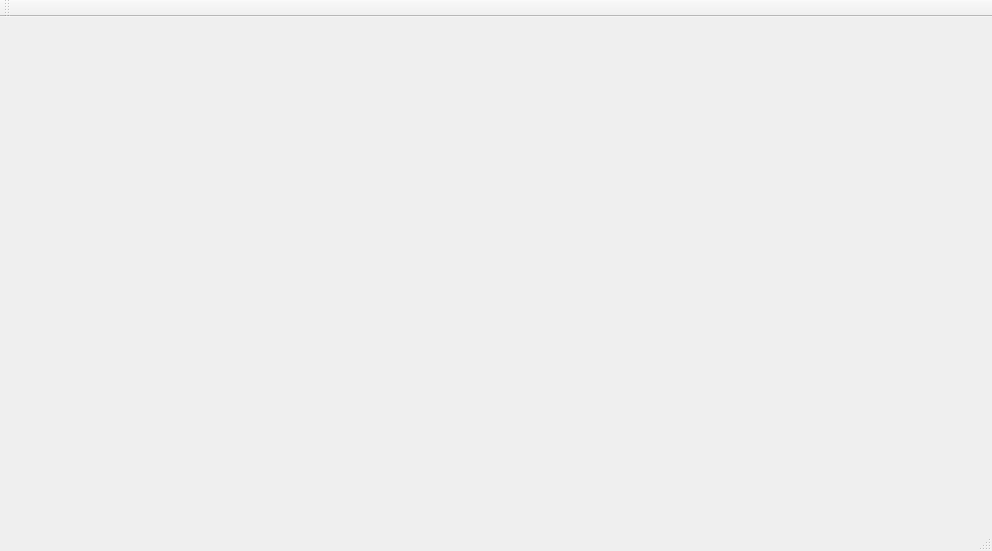
<?xml version="1.0" encoding="UTF-8"?>
<ui version="4.0">
 <class>MainWindow</class>
 <widget class="QMainWindow" name="MainWindow">
  <property name="geometry">
   <rect>
    <x>0</x>
    <y>0</y>
    <width>992</width>
    <height>551</height>
   </rect>
  </property>
  <property name="windowTitle">
   <string>MainWindow</string>
  </property>
  <widget class="QWidget" name="centralWidget"/>
  <widget class="QMenuBar" name="menuBar">
   <property name="geometry">
    <rect>
     <x>0</x>
     <y>0</y>
     <width>992</width>
     <height>26</height>
    </rect>
   </property>
  </widget>
  <widget class="QToolBar" name="mainToolBar">
   <attribute name="toolBarArea">
    <enum>TopToolBarArea</enum>
   </attribute>
   <attribute name="toolBarBreak">
    <bool>false</bool>
   </attribute>
  </widget>
  <widget class="QStatusBar" name="statusBar"/>
 </widget>
 <layoutdefault spacing="6" margin="11"/>
 <resources/>
 <connections/>
</ui>
